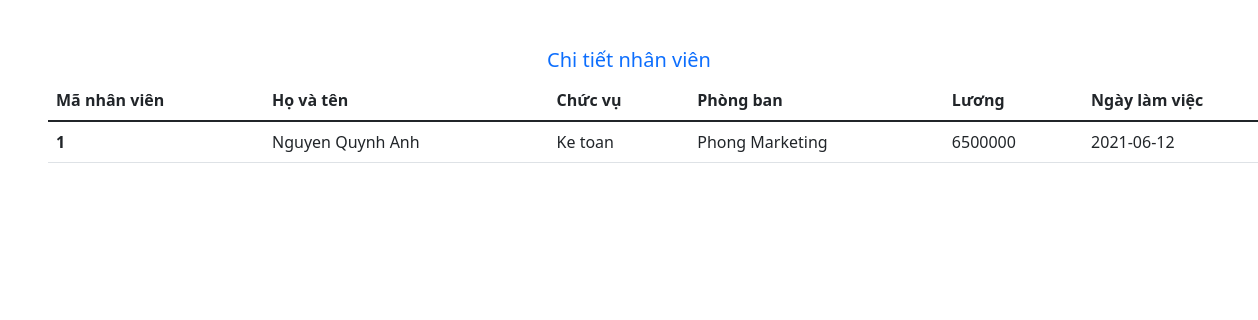
The app's page /index.php?controller=user&action=detail&id=1 with its own data.
### tables this page shows
CREATE TABLE `nhanvien` (
  `maNV` int(11) NOT NULL,
  `hovaten` varchar(50) DEFAULT NULL,
  `chucvu` varchar(50) DEFAULT NULL,
  `phongban` varchar(50) DEFAULT NULL,
  `luong` float DEFAULT NULL,
  `ngayvaolam` date DEFAULT NULL
);

### controller/UserController.php (called while the page is built, shortened)
<?php
    require_once 'model/UserModel.php';
    class UserController{
        function detail(){
            $userID = $_GET['id'];
            $userModel = new UserModel();
            $users = $userModel->getUser($userID);
            require_once 'view/user/detail.php';
        }
    }
?>

### index.php (called while the page is built, shortened)
<?php
    $action     = isset($_GET['action']) ? $_GET['action'] : 'index';
    $object = new $classController();
    $object->$action();
?>

### model/UserModel.php (called while the page is built, shortened)
<?php
    class UserModel{
        public function getUser($userID) {
            $connection = $this->connectDb();
            $querySelect = "SELECT * FROM nhanvien WHERE maNV=$userID";
            $result = mysqli_query($connection, $querySelect);
            $arr_user = [];
            if(mysqli_num_rows($result) > 0) {
                $arr_users = mysqli_fetch_all($result, MYSQLI_ASSOC);
                $arr_user = $arr_users[0];
            }
            return $arr_user;
        }
        public function connectDb() {
            $connection = mysqli_connect(DB_HOST, DB_USERNAME, DB_PASSWORD, DB_NAME);
            return $connection;
        }
    }
?>

### view/user/detail.php (the view, shortened to what this page needs)
<!DOCTYPE html>
<html lang="en">
<head>
    <link rel="stylesheet" href="https://cdn.jsdelivr.net/npm/bootstrap-icons@1.7.2/font/bootstrap-icons.css">
    <link href="https://cdn.jsdelivr.net/npm/bootstrap@5.1.3/dist/css/bootstrap.min.css" rel="stylesheet"
>
</head>
<body>
    <main>
    <h5 class="text-center text-primary mt-5" >Chi tiết nhân viên</h5>
    <table class="table ms-5">
        <thead>
        <tr>
                    <th scope="col">Mã nhân viên</th>
                    <th scope="col">Họ và tên</th>
                    <th scope="col">Chức vụ</th>
                    <th scope="col">Phòng ban</th>
                    <th scope="col">Lương</th>
                    <th scope="col">Ngày làm việc</th>
                    </tr>
                </thead>
                <tbody>
                <tr>
                    <th scope="row"><?php echo $users['maNV']; ?></th>
                    <td><?php echo $users['hovaten']; ?></td>
                    <td><?php echo $users['chucvu']; ?></td>
                    <td><?php echo $users['phongban']; ?></td>
                    <td><?php echo $users['luong']; ?></td>
                    <td><?php echo $users['ngayvaolam']; ?></td>
                </tr>
                </tbody>
     </table>
    </main>
</body>
</html>

### records on screen
nhanvien: maNV "1", hovaten "Nguyen Quynh Anh", chucvu "Ke toan", phongban "Phong Marketing", luong "6500000", ngayvaolam "2021-06-12"
